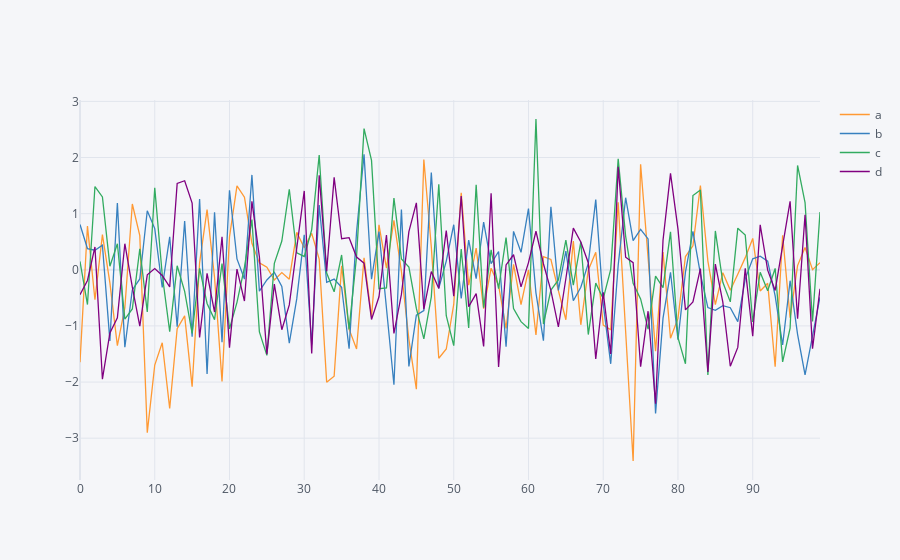

Source (notebook cell):
### Code cell
dataframe.iplot() #Genera un gráfico interactivo
